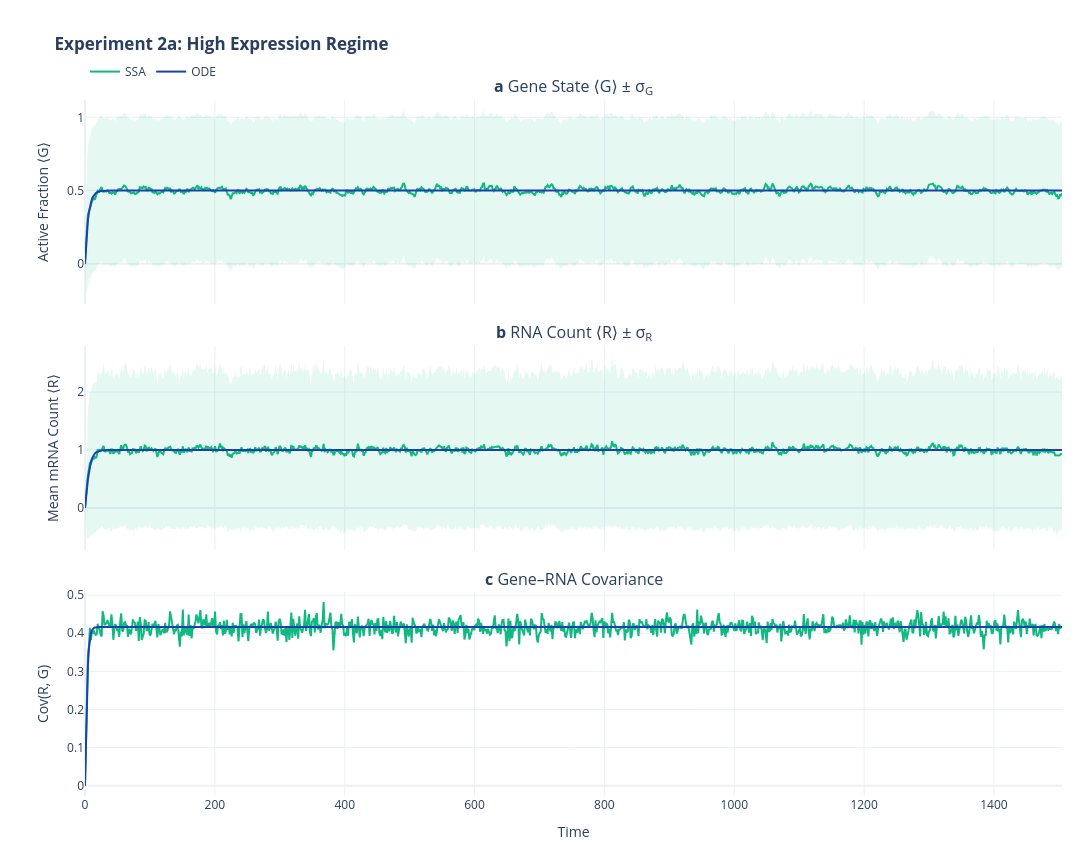

The notebook cell this image was saved under:
### Markdown cell above
**2b. Low** ($k_{\text{syn}}/k_{\text{deg}} = 2$)

Few molecules → discreteness matters; the SSA mean should still match the ODE.

### Code cell
run_comparison(
    title="Experiment 2a: High Expression Regime",
    k_syn=2.0,
    k_deg=1.0,
)

### Figure 1 — Plotly figure (JSON) as saved in the notebook; plotly's stock layout.template omitted (floating-point values rounded to 4 significant figures; data arrays with more than 128 entries replaced by an {"elided": "..."} marker saying what was removed)
{"data": [{"hoverinfo": "skip", "legendgroup": "ssa", "line": {"width": 0}, "showlegend": false, "type": "scatter", "x": {"elided": "1000 float values"}, "xaxis": "x", "y": {"elided": "1000 float values"}, "yaxis": "y"}, {"fill": "tonexty", "fillcolor": "rgba(16, 185, 129, 0.10)", "hoverinfo": "skip", "legendgroup": "ssa", "line": {"width": 0}, "showlegend": false, "type": "scatter", "x": {"elided": "1000 float values"}, "xaxis": "x", "y": {"elided": "1000 float values"}, "yaxis": "y"}, {"hovertemplate": "SSA ⟨G⟩ = %{y:.3f}<extra></extra>", "legendgroup": "ssa", "line": {"color": "#10B981", "width": 2}, "name": "SSA", "showlegend": true, "type": "scatter", "x": {"elided": "1000 float values"}, "xaxis": "x", "y": {"elided": "1000 float values"}, "yaxis": "y"}, {"hovertemplate": "ODE ⟨G⟩ = %{y:.3f}<extra></extra>", "legendgroup": "ode", "line": {"color": "#1E40AF", "width": 2}, "name": "ODE", "showlegend": true, "type": "scatter", "x": {"elided": "1000 float values"}, "xaxis": "x", "y": {"elided": "1000 float values"}, "yaxis": "y"}, {"hoverinfo": "skip", "legendgroup": "ssa", "line": {"width": 0}, "showlegend": false, "type": "scatter", "x": {"elided": "1000 float values"}, "xaxis": "x2", "y": {"elided": "1000 float values"}, "yaxis": "y2"}, {"fill": "tonexty", "fillcolor": "rgba(16, 185, 129, 0.10)", "hoverinfo": "skip", "legendgroup": "ssa", "line": {"width": 0}, "showlegend": false, "type": "scatter", "x": {"elided": "1000 float values"}, "xaxis": "x2", "y": {"elided": "1000 float values"}, "yaxis": "y2"}, {"hovertemplate": "SSA ⟨R⟩ = %{y:.1f}<extra></extra>", "legendgroup": "ssa", "line": {"color": "#10B981", "width": 2}, "showlegend": false, "type": "scatter", "x": {"elided": "1000 float values"}, "xaxis": "x2", "y": {"elided": "1000 float values"}, "yaxis": "y2"}, {"hovertemplate": "ODE ⟨R⟩ = %{y:.1f}<extra></extra>", "legendgroup": "ode", "line": {"color": "#1E40AF", "width": 2}, "showlegend": false, "type": "scatter", "x": {"elided": "1000 float values"}, "xaxis": "x2", "y": {"elided": "1000 float values"}, "yaxis": "y2"}, {"hovertemplate": "SSA Cov = %{y:.3f}<extra></extra>", "legendgroup": "ssa", "line": {"color": "#10B981", "width": 2}, "showlegend": false, "type": "scatter", "x": {"elided": "1000 float values"}, "xaxis": "x3", "y": {"elided": "1000 float values"}, "yaxis": "y3"}, {"hovertemplate": "ODE Cov = %{y:.3f}<extra></extra>", "legendgroup": "ode", "line": {"color": "#1E40AF", "width": 2}, "showlegend": false, "type": "scatter", "x": {"elided": "1000 float values"}, "xaxis": "x3", "y": {"elided": "1000 float values"}, "yaxis": "y3"}], "layout": {"annotations": [{"font": {"size": 16}, "showarrow": false, "text": "<b>a</b> Gene State ⟨G⟩ ± σ<sub>G</sub>", "x": 0.5, "xanchor": "center", "xref": "paper", "y": 1, "yanchor": "bottom", "yref": "paper"}, {"font": {"size": 16}, "showarrow": false, "text": "<b>b</b> RNA Count ⟨R⟩ ± σ<sub>R</sub>", "x": 0.5, "xanchor": "center", "xref": "paper", "y": 0.6467, "yanchor": "bottom", "yref": "paper"}, {"font": {"size": 16}, "showarrow": false, "text": "<b>c</b> Gene–RNA Covariance", "x": 0.5, "xanchor": "center", "xref": "paper", "y": 0.2933, "yanchor": "bottom", "yref": "paper"}], "height": 850, "hovermode": "x", "legend": {"bgcolor": "rgba(255, 255, 255, 0.5)", "groupclick": "togglegroup", "orientation": "h", "x": 0, "xanchor": "left", "y": 1.02, "yanchor": "bottom"}, "margin": {"b": 50, "l": 85, "r": 30, "t": 100}, "title": {"text": "<b>Experiment 2a: High Expression Regime</b>"}, "width": 1100, "xaxis": {"anchor": "y", "domain": [0, 1], "matches": "x3", "showticklabels": false}, "xaxis2": {"anchor": "y2", "domain": [0, 1], "matches": "x3", "showticklabels": false}, "xaxis3": {"anchor": "y3", "domain": [0, 1], "title": {"text": "Time"}}, "yaxis": {"anchor": "x", "domain": [0.7067, 1], "title": {"text": "Active Fraction ⟨G⟩"}}, "yaxis2": {"anchor": "x2", "domain": [0.3533, 0.6467], "title": {"text": "Mean mRNA Count ⟨R⟩"}}, "yaxis3": {"anchor": "x3", "domain": [0, 0.2933], "title": {"text": "Cov(R, G)"}}}}
